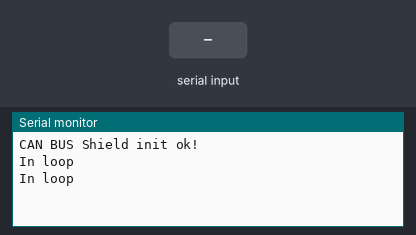
A sketch run on a simulated Arduino Uno, built with avr-gcc and run on an emulated ATmega328P. On the bench: the last lines printed to the serial monitor. Inputs (shaded band) come from the test bench.

Above: at 1.2 s.
1.3 s: "refresh" received over Serial
At 4.2 s:
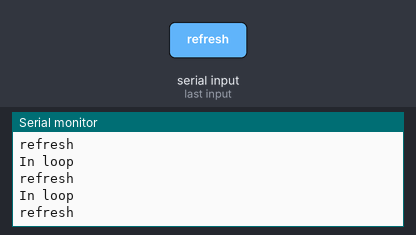
4.3 s: "esp0_banco100" received over Serial
At 6.8 s:
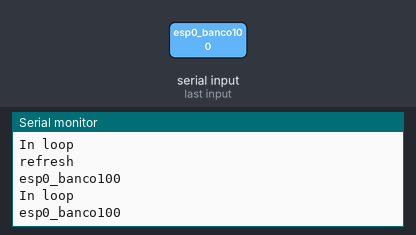

The sketch:

Master_arduinoUno.ino
```cpp
// demo: CAN-BUS Shield, send data
#include <mcp_can.h>
#include <SPI.h>

// the cs pin of the version after v1.1 is default to D9
// v0.9b and v1.0 is default D10
const int SPI_CS_PIN =10;
const int ledHIGH    = 1;
const int ledLOW     = 0;

MCP_CAN CAN(SPI_CS_PIN);                                    // Set CS pin
String a;

void setup()
{
    Serial.begin(115200);

    while (CAN_OK != CAN.begin(CAN_500KBPS))              // init can bus : baudrate = 500k
    {
        Serial.println("CAN BUS Shield init fail");
        Serial.println(" Init CAN BUS Shield again");
        delay(100);
    }
    Serial.println("CAN BUS Shield init ok!");
}

unsigned char refresh[8] = {0, 0, 0, 0, 0, 0, 0, 0};
unsigned char esp0_banco100[8] = {1, 0, 0, 0, 0, 1, 0, 0};
unsigned char esp50_banco100[8] = {0, 1, 0, 0, 0, 1, 0, 0};
unsigned char esp100_banco100[8] = {0, 0, 1, 0, 0, 1, 0, 0};
unsigned char esp0_banco50[8] = {1, 0, 0, 0, 1, 0, 0, 0};
unsigned char esp50_banco50[8] = {0, 1, 0, 0, 1, 0, 0, 0};
unsigned char esp100_banco50[8] = {0, 0, 1, 0, 1, 0, 0, 0};
unsigned char esp0_banco0[8] = {1, 0, 0, 1, 0, 0, 0, 0};
unsigned char esp50_banco0[8] = {0, 1, 0, 1, 0, 0, 0, 0};
unsigned char esp100_banco0[8] = {0, 0, 1, 1, 0, 0, 0, 0};

//String protocolo="esp50_banco0";

void loop()
{
  while(Serial.available()) {

a= Serial.readString();// read the incoming data as string

Serial.println(a);

}


  if(a == "refresh")
{
  CAN.sendMsgBuf(0x70,0, 8, refresh);
};
   if(a == "esp0_banco100")
{
  CAN.sendMsgBuf(0x70,0, 8, esp0_banco100);
};
   if(a == "esp50_banco100")
{
  CAN.sendMsgBuf(0x70,0, 8, esp50_banco100);
};
   if(a == "esp100_banco100")
{
  CAN.sendMsgBuf(0x70,0, 8, esp100_banco100);
};
   if(a == "esp0_banco50")
{
  CAN.sendMsgBuf(0x70,0, 8, esp0_banco50);
};
   if(a == "esp50_banco50")
{
  CAN.sendMsgBuf(0x70,0, 8, esp50_banco50);
};
   if(a == "esp100_banco50")
{
  CAN.sendMsgBuf(0x70,0, 8, esp100_banco50);
};
   if(a == "esp0_banco0")
{
  CAN.sendMsgBuf(0x70,0, 8, esp0_banco0);
};
   if(a == "esp50_banco0")
{
  CAN.sendMsgBuf(0x70,0, 8, esp50_banco0);
};
   if(a == "esp100_banco0")
{
  CAN.sendMsgBuf(0x70,0, 8, esp100_banco0);
};


  Serial.println("In loop");
  Serial.println(a);
    // send data:  id = 0x00, standard frame, data len = 8, stmp: data buf
    delay(1000);                       // send data once per second
}

/*********************************************************************************************************
  END FILE
*********************************************************************************************************/
```

Measured:
- after the input at 1.3 s, the serial monitor: prints a new line after 1.7 s (image 1)
- after the input at 4.3 s, the serial monitor: prints a new line after 1.7 s (image 2)
